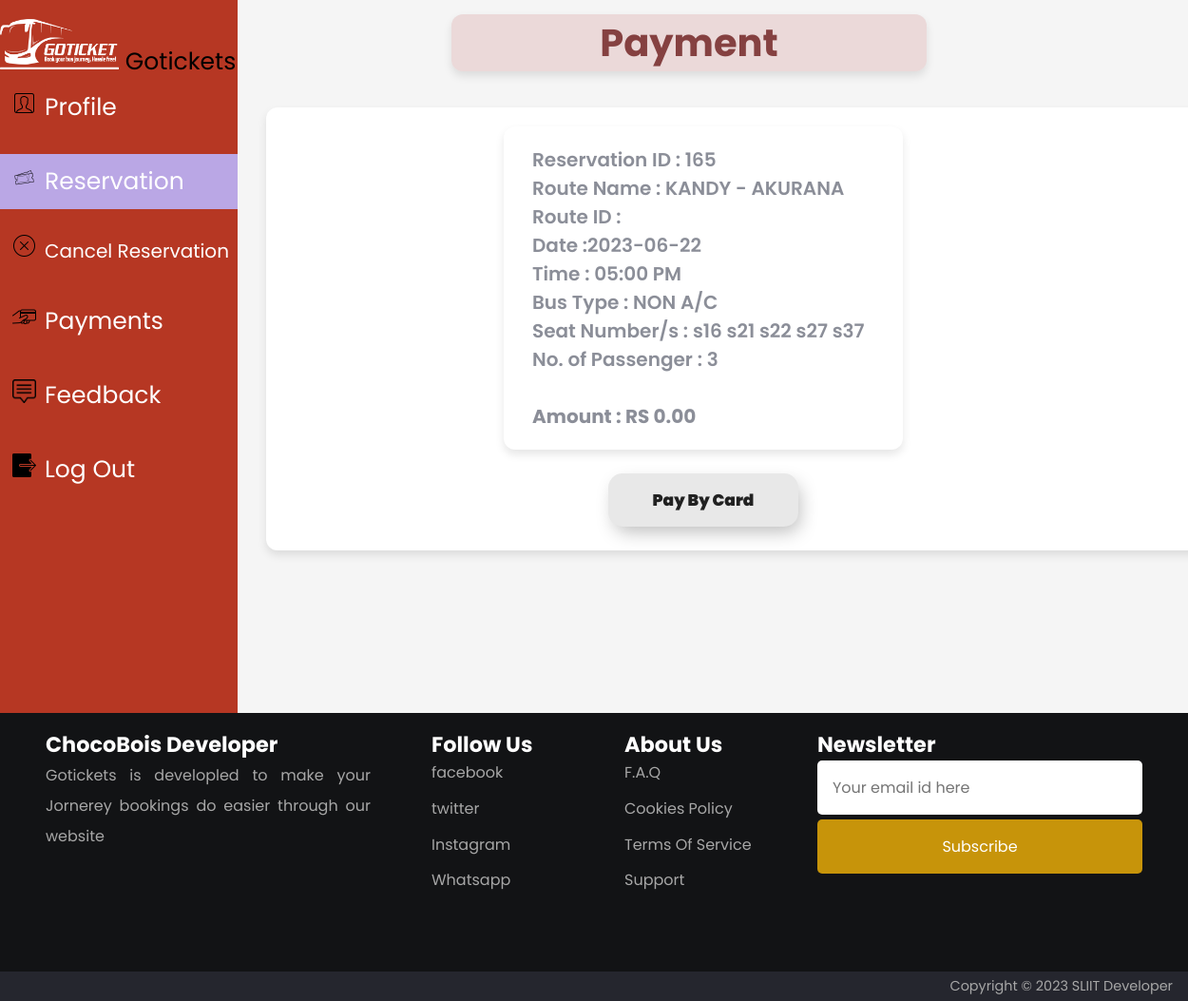
The app's page /payment.php with its own data.
### tables this page shows
CREATE TABLE `reservation` (
  `T_ID` int(20) NOT NULL,
  `R_id` int(10) DEFAULT NULL,
  `T_Date` date NOT NULL,
  `T_Time` varchar(8) NOT NULL,
  `Pas_Count` int(11) NOT NULL,
  `Seat_No` varchar(50) NOT NULL,
  `T_Type` varchar(50) NOT NULL,
  `T_Mail` varchar(20) NOT NULL,
  `T_Mobile` int(10) NOT NULL,
  `charges` float NOT NULL,
  `Rname` varchar(50) NOT NULL
);

### payment.php (the view, shortened to what this page needs)
<?php
require "config.php";
$query ="SELECT T_ID, R_id, T_Date, T_Time, Pas_Count, T_Type, T_Mail, T_Mobile, Seat_No, charges , Rname FROM reservation order by T_ID desc LIMIT 1";
$result = $conn->query($query);
if($result->num_rows> 0){
$options= mysqli_fetch_all($result, MYSQLI_ASSOC);
?>
<html>
    <head>
        <link rel="stylesheet" href="stylepayment.css">
    </head>
    <body>
        <div class="side-nav">
            <img class="bus" src="image/bus.png"> Gotickets
            <ul>
                <li><a href="profile.php"><img class="icon" src="image/profile.png">Profile</a></li>
                <li id="Reservation"><a href="reservation.php"><img class="icon" src="image/ticket.png"><span>Reservation</span></a></li>
                <li id="cancelReservation"><a href="cancelReservation.php"><img class="icon" src="image/cancel.png">Cancel Reservation</a></li>
                <li><a><img class="icon" src="image/payment.png">Payments</a></li>
                <li ><a href="fdback.html"><img class="icon" src="image/review.png">Feedback</a></li>
				<li id="log"><a href="index.php"><img class="icon" src="image/log.png">Log Out</a></li>
			</ul>
        </div>
        <div class="main">
            <h1 id="heading"> Payment </h1>
            <div class="form-main" >
            <div class="receipt">
            <?php foreach ($options as $option) ?>
            <span style="font-size: 20px; color: #8B8E98; font-weight: 600;" >Reservation ID : <?php echo $option['T_ID'];?><br>
            Route Name :  <?php echo $option['Rname'];?><br>
            Route ID : <?php echo $option['R_id'];?> <br>
            Date :<?php echo $option['T_Date'];?> <br>
            Time : <?php echo $option['T_Time'];?><br>
            Bus Type : <?php echo $option['T_Type'];?><br>
            Seat Number/s : <?php echo $option['Seat_No'];?><br>
            No. of Passenger : <?php echo $option['Pas_Count'];?><br><br>
            <b>Amount :  RS <?php echo $option['charges']*$GLOBALS['abc'];?>.00</b></span>
            </div>
            <br>
            <form method="post" action="CardPayment.php">
              <button type="submit" >Pay By Card </button>
            <?php } ?>
            </div>
        </div>
        <footer>
            <div class="row primary">
              <div class="column about">
                <h3>ChocoBois Developer</h3>
                <p>
                  Gotickets is developled to make your Jornerey bookings do easier through our website
                </p>
              </div>
              <div class="column links">
                <h3>Follow Us</h3>
                <ul>
                  <li>
                    <a href="#faq">facebook</a>
                  </li>
                  <li>
                    <a href="#cookies-policy">twitter</a>
                  </li>
                  <li>
                    <a href="#terms-of-services">Instagram</a>
                  </li>
                  <li>
                    <a href="#support">Whatsapp</a>
                  </li>
                </ul>
              </div>
                <div class="column links">
                  <h3>About Us</h3>
                  <ul>
                    <li>
                      <a href="#faq">F.A.Q</a>
                    </li>
                    <li>
                      <a href="#cookies-policy">Cookies Policy</a>
                    </li>
                    <li>
                      <a href="#terms-of-services">Terms Of Service</a>
                    </li>
                    <li>
                      <a href="#support">Support</a>
                    </li>
                  </ul>
                </div>
              <div class="column subscribe">
                <h3>Newsletter</h3>
                <div>
                  <input class="finput" type="email" placeholder="Your email id here" />
                  <button>Subscribe</button>
                </div>
              </div>
            </div>
            <div class="row copyright">
                <p>Copyright &copy; 2023 SLIIT Developer</p>
              </div>
        </footer>
    </body>
</html>

### stylepayment.css (style rules this page uses)
* { margin: 0; padding: 0; box-sizing: border-box; font-family: 'Poppins', sans-serif; }
.bus { margin-top: 20px; height: 7%; }
.side-nav { background-color: #b63723; width: 250px; height: 750px; font-size: 25px; float:left }
.side-nav li { padding-top: 10px; padding-bottom: 10px; list-style-type: none; padding-left: 5%; }
#reservation { background-color: rgb(186, 167, 229); }
#cancelReservation { font-size: 20px; }
.side-nav span { color: #ffffff; }
.side-nav li a { text-decoration: none; color: white; }
.icon { margin-right: 4%; width: 25px; height: 25px; }
.main { padding-top: 15px; height: 750px; background-size:cover; background-color: #f5f5f5; }
h1 { margin-left: 38%; font-size: 40px; padding-top: 0px; border-radius: 12px; box-shadow: 0 5px 10px rgba(0, 0, 0, 0.1); background-color: rgba(216, 167, 167, 0.36); width: 500px; color: #5a0000b3; }
#heading { text-align: center; }
.form-main { margin-top: 3%; margin-left: 280px; padding-bottom: 20px; padding-top: 20px; width: 80%; border-radius: 12px; box-shadow: 0 5px 10px rgba(0, 0, 0, 0.1); background-color: white; }
footer { background-color: #121315; color: #a7a7a7; font-size: 16px; }
footer * { font-family: "Poppins", sans-serif; box-sizing: border-box; border: none; outline: none; }
.row { padding: 1em 1em; }
.row.primary { display: grid; grid-template-columns: 2fr 1fr 1fr 2fr; align-items: stretch; }
.column { width: 100%; display: flex; flex-direction: column; padding: 0 2em; min-height: 15em; }
h3 { width: 100%; text-align: left; color: white; font-size: 1.4em; white-space: nowrap; }
ul { list-style: none; display: flex; flex-direction: column; padding: 0; margin: 0; }
li:not(:first-child) { margin-top: 0.8em; }
ul li a { color: #a7a7a7; text-decoration: none; }
.about p { text-align: justify; line-height: 2; margin: 0; }
.finput, button { font-size: 1em; padding: 1em; width: 100%; border-radius: 5px; margin-bottom: 5px; }
button { background-color: #c7940a; color: #ffffff; }
.copyright { padding: 0.3em 1em; background-color: #25262e; }
.copyright p { font-size: 0.9em; text-align: right; }
.receipt { position: relative; width: 42%; right:-23%; background: #fff; padding: 20px 30px; margin: 0 20px; border-radius: 12px; box-shadow: 0 5px 10px rgba(0, 0, 0, 0.1); }
.main button { padding: 15px 25px; border: unset; border-radius: 15px; color: #212121; z-index: 1; background: #e8e8e8; position: relative; font-weight: 1000; font-size: 17px; -webkit-box-shadow: 4px 8px 19px -3px rgba(0,0,0,0.27); box-shadow: 4px 8px 19px -3px rgba(0,0,0,0.27); transition: all 250ms; overflow: hidden; width: 20%; left: 36%; }

### records on screen
reservation: T_ID "165", Rname "KANDY - AKURANA", T_Date "2023-06-22", T_Time "05:00 PM", T_Type "NON A/C", Seat_No "s16 s21 s22 s27 s37", Pas_Count "3", $option['charges']*$GLOBALS['abc'] "0"
